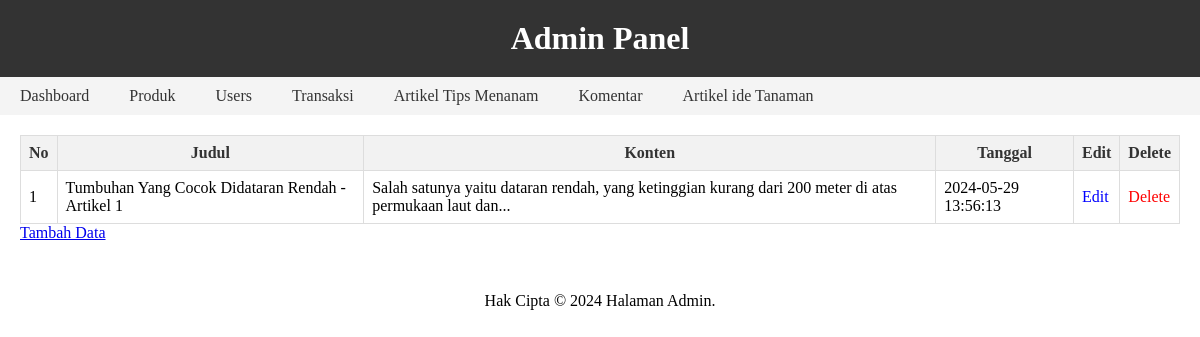
/admin/artikel.php, run on the app's committed database.
### tables this page shows
CREATE TABLE `artikel` (
  `id` int(11) NOT NULL,
  `judul` varchar(255) NOT NULL,
  `konten` text NOT NULL,
  `tanggal` timestamp NOT NULL DEFAULT current_timestamp()
);

### admin/artikel.php (the view, shortened to what this page needs)
<!DOCTYPE html>
<html lang="id">
<head>
    <link rel="stylesheet" href="style.css">
</head>
<body>
    <header>
        <h1>Admin Panel</h1>
    </header>
    <nav>
        <ul>
            <li><a href="index.php">Dashboard</a></li>
            <li><a href="produk.php">Produk</a></li>
            <li><a href="index2.php">Users</a></li>
            <li><a href="transaksi.php">Transaksi</a></li>
            <li><a href="artikel.php">Artikel Tips Menanam</a></li>
            <li><a href="komentar.php">Komentar</a></li>
            <li><a href="artikel_ide_tanaman.php">Artikel ide Tanaman</a></li>
        </ul>
    </nav>
    <main>
        <table border='1'>
            <tr>
                <th>No</th>
                <th>Judul</th>
                <th>Konten</th>
                <th>Tanggal</th>
                <th>Edit</th>
                <th>Delete</th>
            </tr>
            <?php
            include "koneksi.php";
            $query_mysql = mysqli_query($mysqli, "SELECT * FROM artikel") or die(mysqli_error($mysqli));
            while($data = mysqli_fetch_array($query_mysql)){
            ?>
            <tr>
                <td><?php echo $data['id']; ?></td>
                <td><?php echo htmlspecialchars($data['judul']); ?></td>
                <td><?php echo htmlspecialchars(substr($data['konten'], 0, 100)); ?>...</td>
                <td><?php echo $data['tanggal']; ?></td>
                <td><a class="edit" href='artikel_edit.php?id=<?php echo $data['id']; ?>'>Edit</a></td>
                <td><a class="delete" href='artikel_delete.php?id=<?php echo $data['id']; ?>'>Delete</a></td>
            </tr>
            <?php } ?>
        </table>
        <div>
            <a href="tambah_artikel.php">Tambah Data</a>
        </div>
    </main>
    <footer>
        <p>Hak Cipta &copy; 2024 Halaman Admin.</p>
    </footer>
</body>
</html>

### admin/style.css (style rules this page uses)
* { margin: 0; padding: 0; }
header { background-color: #333; color: #fff; padding: 20px; text-align: center; }
nav ul { list-style-type: none; padding: 0; background-color: #f4f4f4; overflow: hidden; }
nav ul li { float: left; }
nav ul li a { display: block; padding: 10px 20px; color: #333; text-decoration: none; }
main { margin: 20px; }
table { border-collapse: collapse; width: 100%; }
table th, table td { border: 1px solid #ddd; padding: 8px; }
table th { background-color: #f2f2f2; color: #333; font-weight: bold; }
.edit { color: blue; text-decoration: none; }
.delete { color: red; text-decoration: none; font-family: 'Times New Roman', Times, serif; }

### admin/artikel.php (style rules this page uses)
tr td a { text-decoration: none; }
footer { text-align: center; margin-top: 50px; }

### data on the page
artikel: id "1", judul "Tumbuhan Yang Cocok Didataran Rendah - Artikel 1", konten "Salah satunya yaitu dataran rendah, yang ketinggian kurang dari 200 meter di atas permukaan laut dan", tanggal "2024-05-29 13:56:13"
